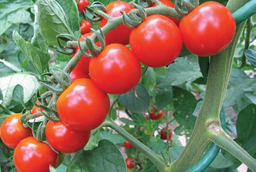
#> input picture Cevap 5/odevrenkli.bmp, 256 x 172 px, shrunk from 673 x 453 before the run
$ python Cevap_5.py
#> lines starting #> are read from the running program, lines starting #| are printed output that depends on the picture
# -*- coding: utf-8 -*-
"""
Spyder Editor

This is a temporary script file.
"""

from PIL import Image

import math

def rgb_to_hsv(r, g, b):
    r = float(r)
    g = float(g)
    b = float(b)
    high = max(r, g, b)
    low = min(r, g, b)
    h, s, v = high, high, high

    d = high - low
    s = 0 if high == 0 else d/high

    if high == low:
        h = 0.0
    else:
        h = {
            r: (g - b) / d + (6 if g < b else 0),
            g: (b - r) / d + 2,
            b: (r - g) / d + 4,
        }[high]
        h /= 6
    h=int(h)
    s=int(s)
    v=int(v)
    return h, s, v

def hsv_to_rgb(h, s, v):
    i = math.floor(h*6)
    f = h*6 - i
    p = v * (1-s)
    q = v * (1-f*s)
    t = v * (1-(1-f)*s)

    r, g, b = [
        (v, t, p),
        (q, v, p),
        (p, v, t),
        (p, q, v),
        (t, p, v),
        (v, p, q),
    ][int(i%6)]
    r=int(h)
    g=int(s)
    b=int(v)
    return r, g, b

"""
def rgbtohsv(r, g, b):
    r, g, b = r/255.0, g/255.0, b/255.0
    Cmax = max(r, g, b)
    Cmin = min(r, g, b)
    delta = Cmax - Cmin
    if delta == 0:
        h = 0
    elif Cmax == r:
        h = (60 * ((g-b)/delta)) % 360
    elif Cmax == g:
        h = (60 * ((b-r)/delta) + 2) % 360
    elif Cmax == b:
        h = (60 * ((r-g)/delta) + 4) % 360
    if Cmax == 0:
        s = 0
    else:
        s = delta/Cmax
    v = Cmax
    h=int(h)
    s=int(s)
    v=int(v)
    return h, s, v
"""
image=Image.open("odevrenkli.bmp")
#> image is the input picture: PIL image 256x172 RGB; mean R, G, B 137.6, 117.1, 94.5
image_pix = image.load()
wdh=image.size[0]
#> wdh = 256
hgh=image.size[1]
#> hgh = 172

for i in range(wdh):
    for j in range(hgh):
        r, g, b = image.getpixel((i, j))
        h, s, v = rgb_to_hsv(r, g, b)
        image_pix[i,j] = (h, s, v)

"""image.save("hsv.bmp")"""
image.show()
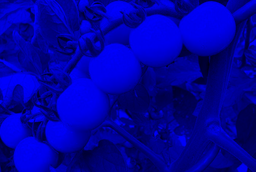
#> shown: PIL image 256x172 RGB; mean R, G, B 0, 0, 161.1
